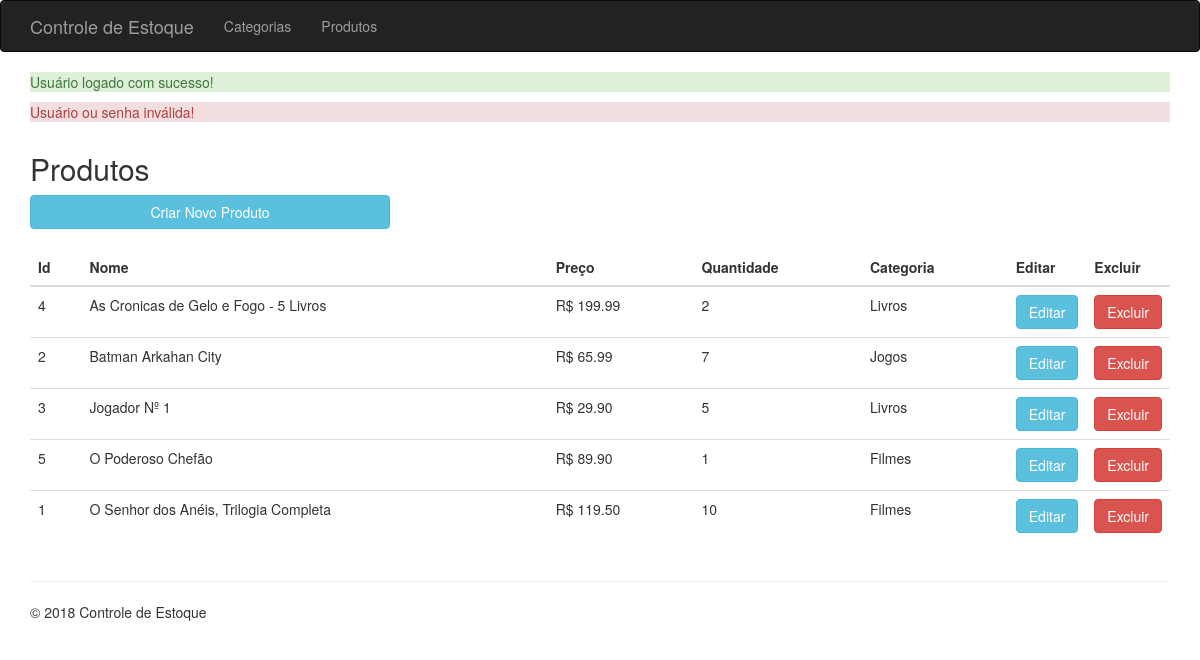
/listar-produto.php (signed in), run on the app's committed database.
### tables this page shows
CREATE TABLE produtos
(
  id INT NOT NULL AUTO_INCREMENT,
  nome VARCHAR(150) NOT NULL,
  preco DOUBLE(9,2) NOT NULL,
  quantidade INT NOT NULL,
  categoria_id INT NOT NULL,
  PRIMARY KEY(id)
);

CREATE TABLE categorias
(
  id INT NOT NULL AUTO_INCREMENT,
  nome VARCHAR(50) NOT NULL,
  PRIMARY KEY(id)
);

### model/ProdutoModel.php (called while the page is built, shortened)
<?php
class ProdutoModel
{
    public static function listar()
    {
        $query =
            "SELECT p.id, p.nome, preco, quantidade, categoria_id, c.nome
             AS categoria_nome
             FROM produtos p
             INNER JOIN categorias c
             ON p.categoria_id = c.id
             ORDER BY p.nome ";
        $conexao = Conexao::pegarConexao();
        $resultado = $conexao->query($query);
        $lista = $resultado->fetchAll();
        return $lista;
    }
}

### listar-produto.php (the view, shortened to what this page needs)
<?php
try {
    $lista = ProdutoModel::listar();
} catch (Exception $e) {
    Erro::trataErro($e);
}
?>
<?php require_once 'cabecalho.php'; ?>
    <div class="row">
        <div class="col-md-12">
            <h2>Produtos</h2>
        </div>
    </div>
    <div class="row">
        <div class="col-md-4">
            <a href="inserir-produto.php" class="btn btn-info btn-block">Criar Novo Produto</a>
        </div>
    </div>
    <br>
    <div class="row">
        <div class="col-md-12">
            <?php if (count($lista) > 0): ?>
                <table class="table">
                    <thead>
                    <tr>
                        <th>Id</th>
                        <th>Nome</th>
                        <th>Preço</th>
                        <th>Quantidade</th>
                        <th>Categoria</th>
                        <th class="acao">Editar</th>
                        <th class="acao">Excluir</th>
                    </tr>
                    </thead>
                    <tbody>
                    <?php foreach ($lista as $linha): ?>
                        <tr>
                            <td><?php echo $linha['id'] ?></td>
                            <td><?php echo $linha['nome'] ?></td>
                            <td>R$ <?php echo $linha['preco'] ?></td>
                            <td><?php echo $linha['quantidade'] ?></td>
                            <td><?php echo $linha['categoria_nome'] ?></td>
                            <td><a href="editar-produto.php?id=<?php echo $linha['id'] ?>" class="btn btn-info">Editar</a></td>
                            <td><a href="excluir-produto-service.php?id=<?php echo $linha['id'] ?>" class="btn btn-danger">Excluir</a></td>
                        </tr>
                    <?php endforeach ?>
                    </tbody>
                </table>
            <?php else: ?>
                <p>Nenhum produto cadastrado</p>
            <?php endif ?>
        </div>
    </div>
<?php require_once 'rodape.php' ?>

### assets/css/app.css (style rules this page uses)
.table th+.acao { width: 50px; }

### data on the page
produtos: id "4", nome "As Cronicas de Gelo e Fogo - 5 Livros", preco "199.99", quantidade "2", categoria.nome "Livros"
produtos: id "2", nome "Batman Arkahan City", preco "65.99", quantidade "7", categoria.nome "Jogos"
produtos: id "3", nome "Jogador Nº 1", preco "29.90", quantidade "5", categoria.nome "Livros"
produtos: id "5", nome "O Poderoso Chefão", preco "89.90", quantidade "1", categoria.nome "Filmes"
produtos: id "1", nome "O Senhor dos Anéis, Trilogia Completa", preco "119.50", quantidade "10", categoria.nome "Filmes"

### other printed values
$_SESSION[$tipo] "Usuário logado com sucesso! Usuário ou senha inválida!"
